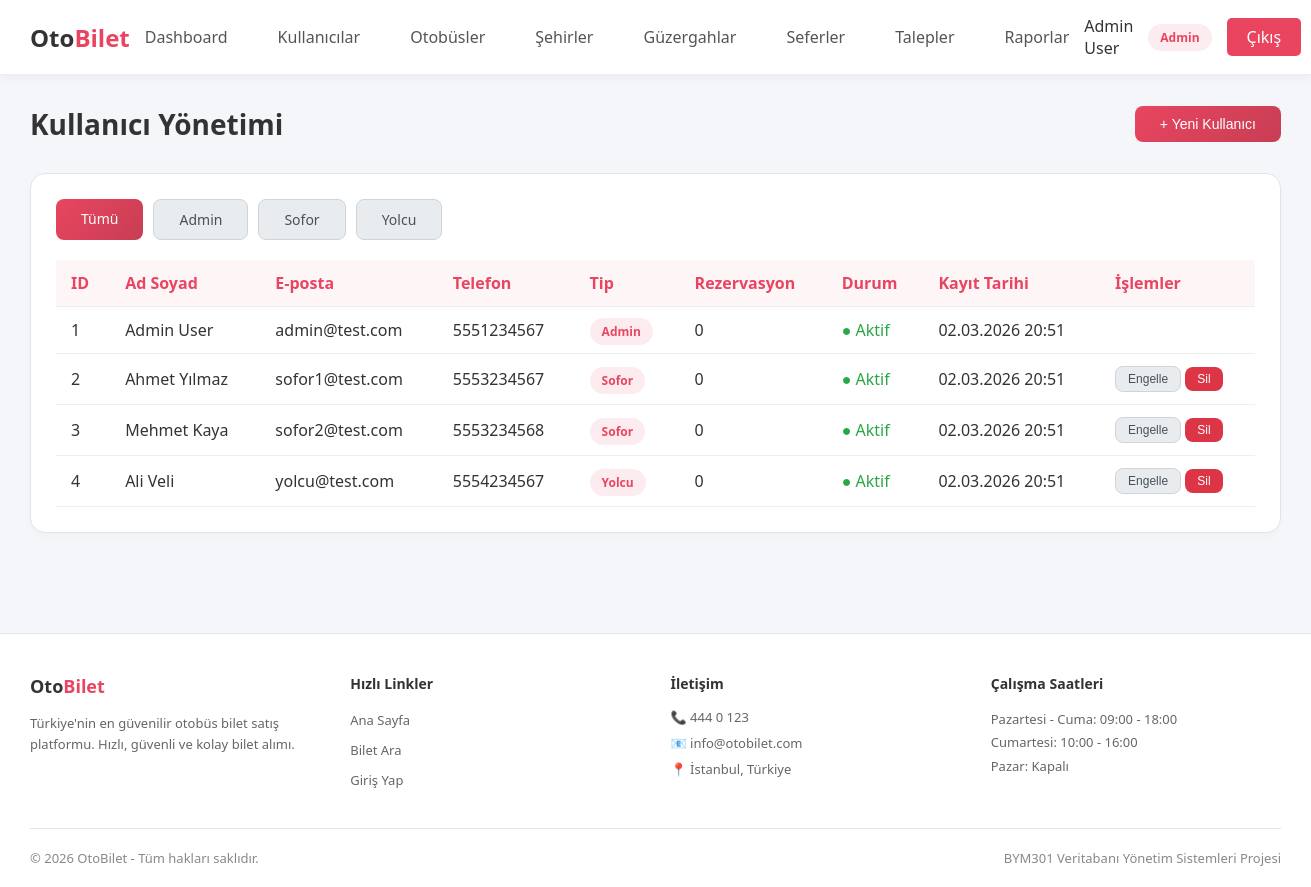
The page /admin/users.php (signed in) on the database its author committed.
### tables this page shows
CREATE TABLE user_types (
    id INT PRIMARY KEY AUTO_INCREMENT,
    name VARCHAR(50) NOT NULL UNIQUE,
    description VARCHAR(255),
    created_at TIMESTAMP DEFAULT CURRENT_TIMESTAMP
);

CREATE TABLE users (
    id INT PRIMARY KEY AUTO_INCREMENT,
    user_type_id INT NOT NULL,
    email VARCHAR(100) NOT NULL UNIQUE,
    password VARCHAR(255) NOT NULL,
    full_name VARCHAR(100) NOT NULL,
    phone VARCHAR(20),
    tc_no VARCHAR(11),
    gender ENUM('erkek', 'kadin') NULL,
    is_active TINYINT(1) DEFAULT 1,
    created_at TIMESTAMP DEFAULT CURRENT_TIMESTAMP,
    updated_at TIMESTAMP DEFAULT CURRENT_TIMESTAMP ON UPDATE CURRENT_TIMESTAMP,
    FOREIGN KEY (user_type_id) REFERENCES user_types(id)
);

### includes/functions.php (called while the page is built, shortened)
<?php
function sanitize($input) {
    return htmlspecialchars(trim($input), ENT_QUOTES, 'UTF-8');
}
function formatDateTime($date) {
    return date('d.m.Y H:i', strtotime($date));
}

### admin/users.php (the view, shortened to what this page needs)
<?php
require_once __DIR__ . '/../includes/header.php';
$database = new Database();
$db = $database->getConnection();
$user_types = $db->query("SELECT * FROM user_types ORDER BY id")->fetchAll(PDO::FETCH_ASSOC);
$filter_type = isset($_GET['type']) ? intval($_GET['type']) : 0;
$sql = "SELECT u.*, ut.name as user_type_name,
        (SELECT COUNT(*) FROM bookings WHERE user_id = u.id) as booking_count
        FROM users u
        INNER JOIN user_types ut ON u.user_type_id = ut.id";
$params = [];
$sql .= " ORDER BY u.created_at DESC";
$stmt = $db->prepare($sql);
$stmt->execute($params);
$users = $stmt->fetchAll(PDO::FETCH_ASSOC);
?>
<div class="page-header">
    <h1 class="page-title">Kullanıcı Yönetimi</h1>
    <button class="btn btn-primary" onclick="document.getElementById('addModal').classList.add('active')">+ Yeni Kullanıcı</button>
</div>
<div class="card">
    <div style="margin-bottom: 20px; display: flex; gap: 10px;">
        <a href="users.php" class="btn <?php echo $filter_type === 0 ? 'btn-primary' : 'btn-secondary'; ?>">Tümü</a>
        <?php foreach ($user_types as $type): ?>
            <a href="users.php?type=<?php echo $type['id']; ?>" class="btn <?php echo $filter_type === $type['id'] ? 'btn-primary' : 'btn-secondary'; ?>">
                <?php echo ucfirst($type['name']); ?>
            </a>
        <?php endforeach; ?>
    </div>
    <table>
        <thead>
            <tr>
                <th>ID</th>
                <th>Ad Soyad</th>
                <th>E-posta</th>
                <th>Telefon</th>
                <th>Tip</th>
                <th>Rezervasyon</th>
                <th>Durum</th>
                <th>Kayıt Tarihi</th>
                <th>İşlemler</th>
            </tr>
        </thead>
        <tbody>
            <?php foreach ($users as $user): ?>
            <tr>
                <td><?php echo $user['id']; ?></td>
                <td><?php echo sanitize($user['full_name']); ?></td>
                <td><?php echo sanitize($user['email']); ?></td>
                <td><?php echo sanitize($user['phone'] ?? '-'); ?></td>
                <td><span class="user-badge"><?php echo ucfirst($user['user_type_name']); ?></span></td>
                <td><?php echo $user['booking_count']; ?></td>
                <td>
                    <?php if ($user['is_active']): ?>
                        <span style="color: #28a745;">● Aktif</span>
                    <?php else: ?>
                        <span style="color: #dc3545;">● Engelli</span>
                    <?php endif; ?>
                </td>
                <td><?php echo formatDateTime($user['created_at']); ?></td>
                <td>
                    <?php if ($user['id'] != $_SESSION['user_id']): ?>
                    <form method="POST" style="display: inline;">
                        <button type="submit" class="btn btn-sm <?php echo $user['is_active'] ? 'btn-secondary' : 'btn-success'; ?>">
                            <?php echo $user['is_active'] ? 'Engelle' : 'Aktif Et'; ?>
                        </button>
                    </form>
                    <form method="POST" style="display: inline;" onsubmit="return confirm('Bu kullanıcıyı silmek istediğinize emin misiniz?')">
                        <button type="submit" class="btn btn-sm btn-danger">Sil</button>
                    </form>
                    <?php endif; ?>
                </td>
            </tr>
            <?php endforeach; ?>
        </tbody>
    </table>
</div>
<?php require_once __DIR__ . '/../includes/footer.php'; ?>

### includes/header.php (style rules this page uses)
* { margin: 0; padding: 0; box-sizing: border-box; }
body { font-family: 'Segoe UI', Tahoma, Geneva, Verdana, sans-serif; background: #f4f6f9; min-height: 100vh; color: #333; }
.user-badge { background: rgba(233, 69, 96, 0.1); color: #e94560; padding: 5px 12px; border-radius: 20px; font-size: 12px; font-weight: 600; }
.card { background: #ffffff; border-radius: 15px; padding: 25px; margin-bottom: 20px; border: 1px solid #e1e4e8; box-shadow: 0 4px 6px rgba(0,0,0,0.02); }
.btn { display: inline-block; padding: 10px 25px; border-radius: 8px; text-decoration: none; cursor: pointer; border: none; font-size: 14px; transition: all 0.3s ease; }
.btn-primary { background: linear-gradient(135deg, #e94560, #c73e54); color: #fff; }
.btn-secondary { background: #e9ecef; color: #495057; border: 1px solid #ced4da; }
.btn-danger { background: #dc3545; color: #fff; }
.btn-sm { padding: 5px 12px; font-size: 12px; }
table { width: 100%; border-collapse: collapse; }
th, td { padding: 12px 15px; text-align: left; border-bottom: 1px solid #eee; }
th { background: rgba(233, 69, 96, 0.05); color: #e94560; font-weight: 600; }
.page-header { display: flex; justify-content: space-between; align-items: center; margin-bottom: 30px; }
.page-title { color: #333; font-size: 28px; font-weight: 600; }

### rows shown on the page
user_types: name "Admin"
user_types: name "Sofor"
user_types: name "Yolcu"
users: id "1", full_name "Admin User", email "admin@test.com", phone "5551234567", user_type.name "Admin", booking_count "0", is_active "● Aktif", created_at "02.03.2026 20:51"
users: id "2", full_name "Ahmet Yılmaz", email "sofor1@test.com", phone "5553234567", user_type.name "Sofor", booking_count "0", is_active "● Aktif", created_at "02.03.2026 20:51"
users: id "3", full_name "Mehmet Kaya", email "sofor2@test.com", phone "5553234568", user_type.name "Sofor", booking_count "0", is_active "● Aktif", created_at "02.03.2026 20:51"
users: id "4", full_name "Ali Veli", email "yolcu@test.com", phone "5554234567", user_type.name "Yolcu", booking_count "0", is_active "● Aktif", created_at "02.03.2026 20:51"

### other values the page prints
$current_user['full_name'] "Admin User"
$current_user['user_type'] "Admin"
